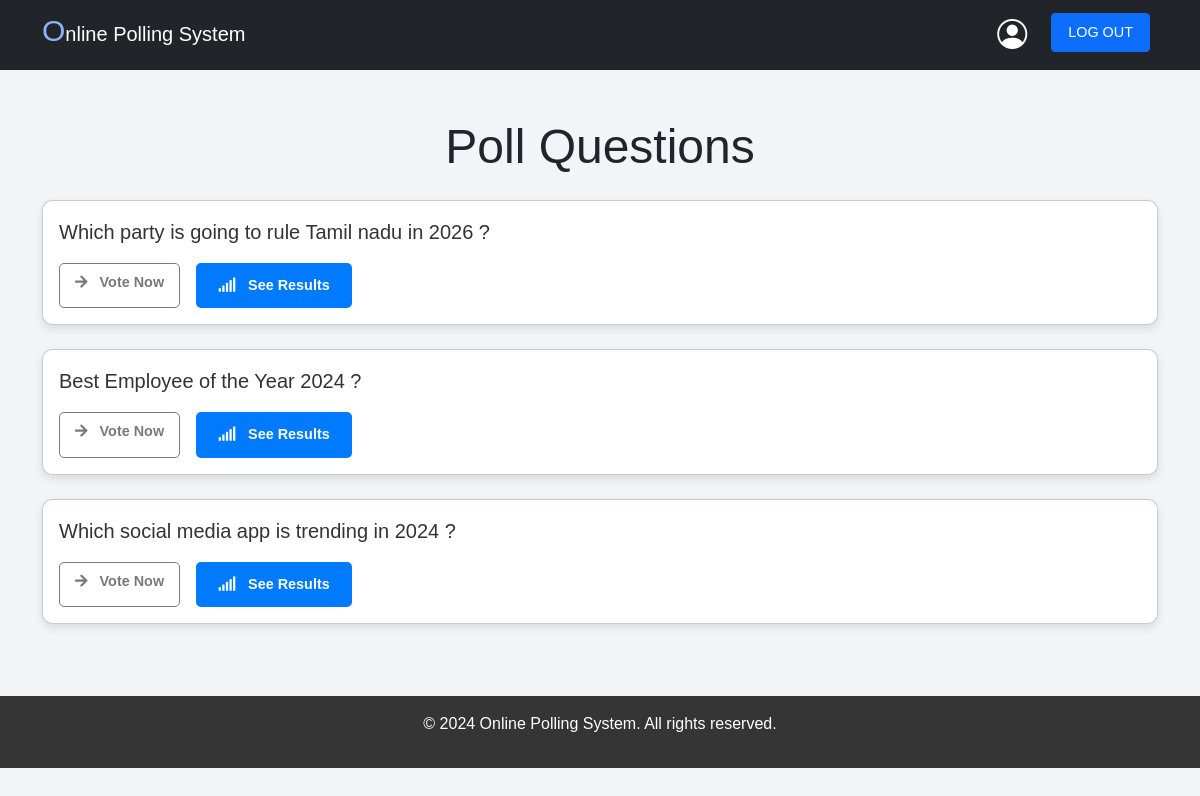
/polls/ (signed in), run on an earlier commit of the app's database.
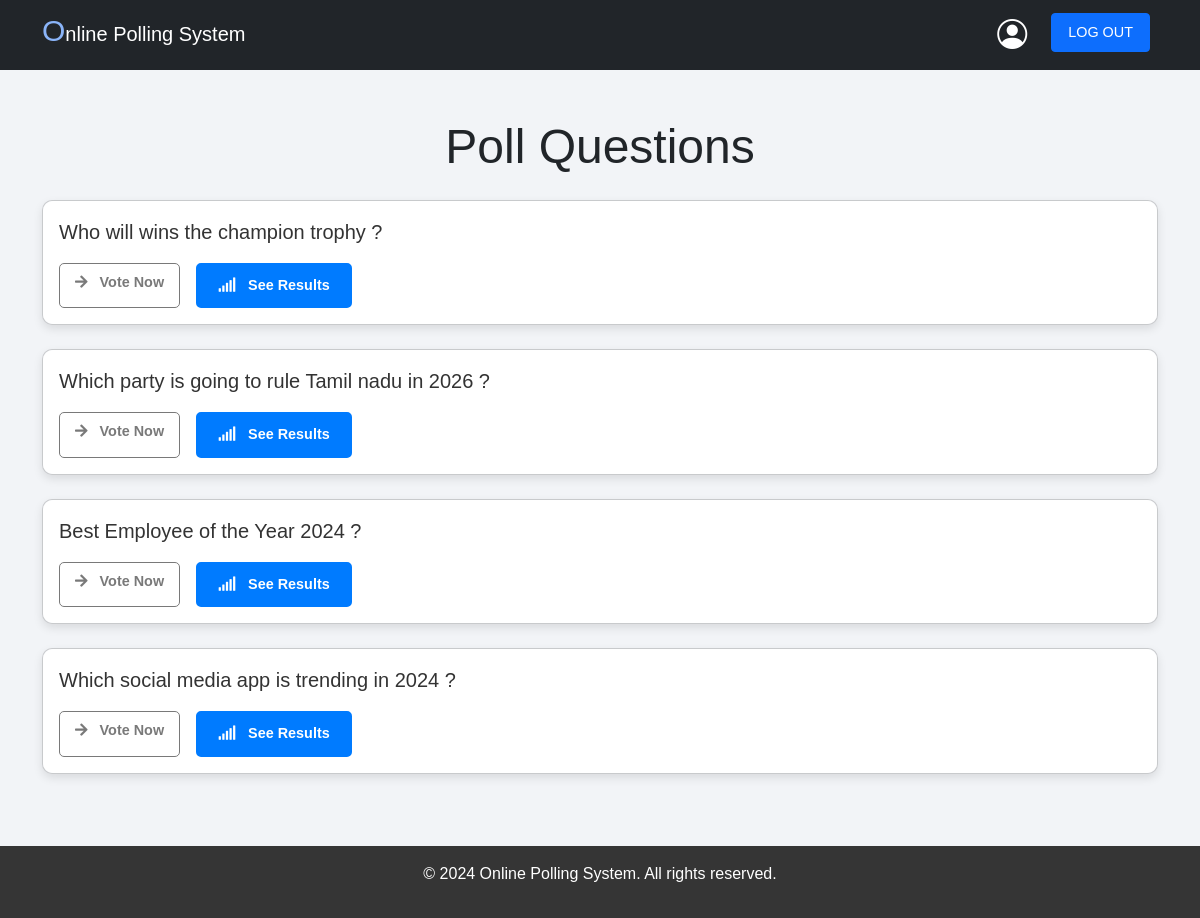
And on a later commit of the database.
### polls/models.py (models this page shows, shortened)
class Question(models.Model):
    question_text = models.CharField(max_length=200)
    pub_date = models.DateTimeField('date published')

### polls/views.py (the view)
# urls.py: path('', views.index, name='index'),
@login_required
def index(request):
    latest_question_list = Question.objects.order_by('-pub_date')
    if latest_question_list:
        key = 0
        for question in latest_question_list:
            latest_question_list[key].answered = len(UserVote.objects.values('id').filter(user_id=request.user.id, question_id=question.id)) > 0
            key += 1
        context = {
            'latest_question_list': latest_question_list,
        }
        return render(request, 'polls/index.html', context)
    else:
        return render(request, 'error.html')

### templates/polls/index.html (shortened to what this page needs)
{% extends 'base.html' %}
{% block content %}
<div class="container py-5">
    <h1 class="text-center mb-4 text-dark display-5">Poll Questions</h1>
    {% if latest_question_list %}
        {% for question in latest_question_list %}
        <div class="card mb-4" style="border-radius: 10px; box-shadow: 0 4px 10px rgba(0, 0, 0, 0.1);">
            <div class="card-body" style="background-color: #ffffff; color: #333; border-radius: 10px;">
                <p class="lead">{{ question.question_text }}</p>
                <div class="d-flex justify-content-start gap-3">
                    <a href="{% url 'polls:detail' question.id %}"  class="btn btn-custom btn-sm {% if question.answered %} disabled {% endif %}">
                        <i class="fas fa-arrow-right me-2"></i> Vote Now
                    </a>
                    <a href="{% url 'polls:results' question.id %}" class="btn btn-custom-outline btn-sm" style="font-weight: bold; padding: 10px 20px;">
                        <i class="fas fa-signal me-2"></i> See Results
                    </a>
                </div>
            </div>
        </div>
        {% endfor %}
    {% else %}
        <p class="text-center">No polls available</p>
    {% endif %}
</div>
<link href="https://cdnjs.cloudflare.com/ajax/libs/font-awesome/5.15.4/css/all.min.css" rel="stylesheet">
{% endblock %}

What changed in the data, as far as the page shows it:
added Question: question_text "Who will wins the champion trophy ?"
